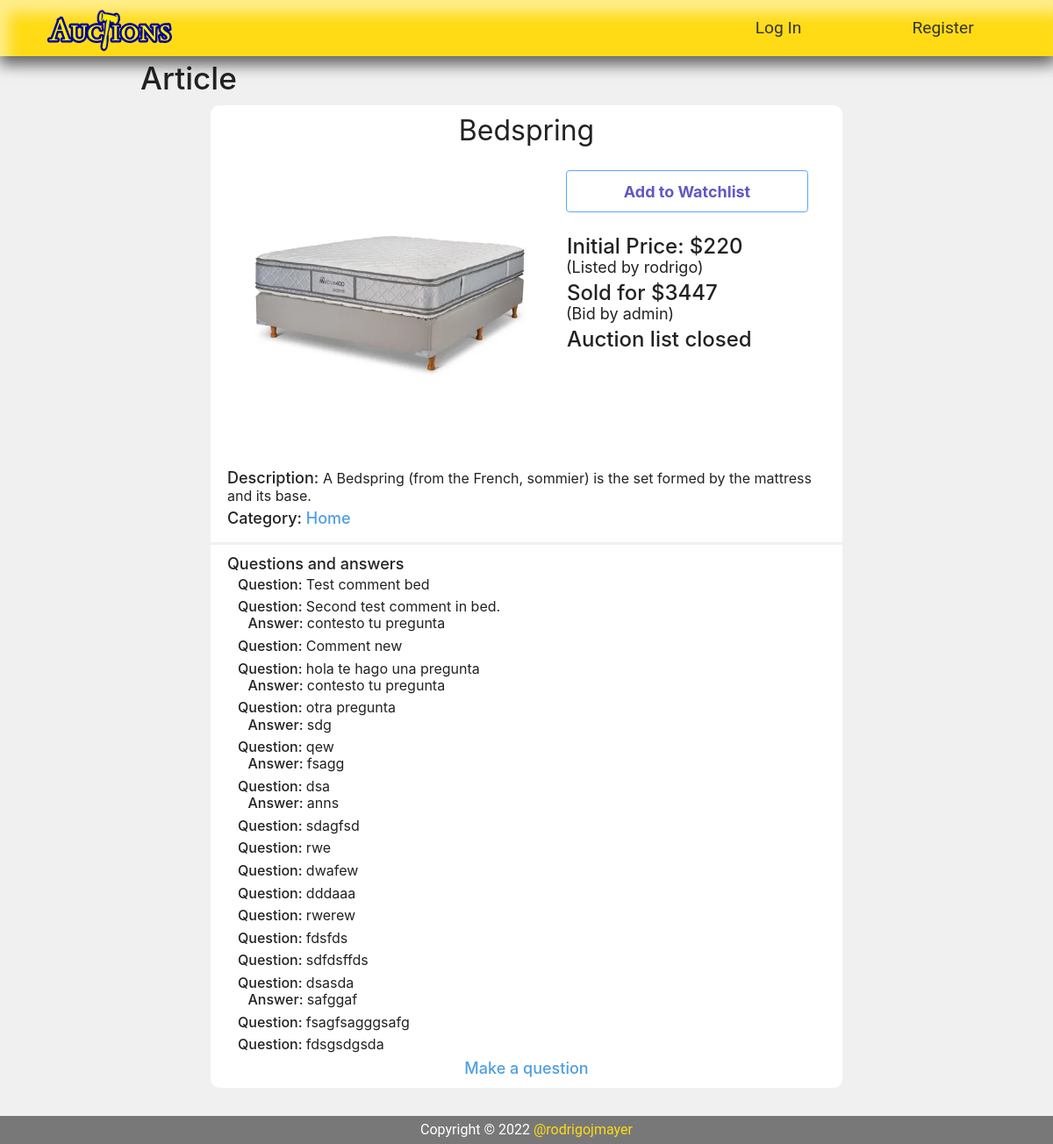
The page /listing_page/35/ on the database as committed earlier.
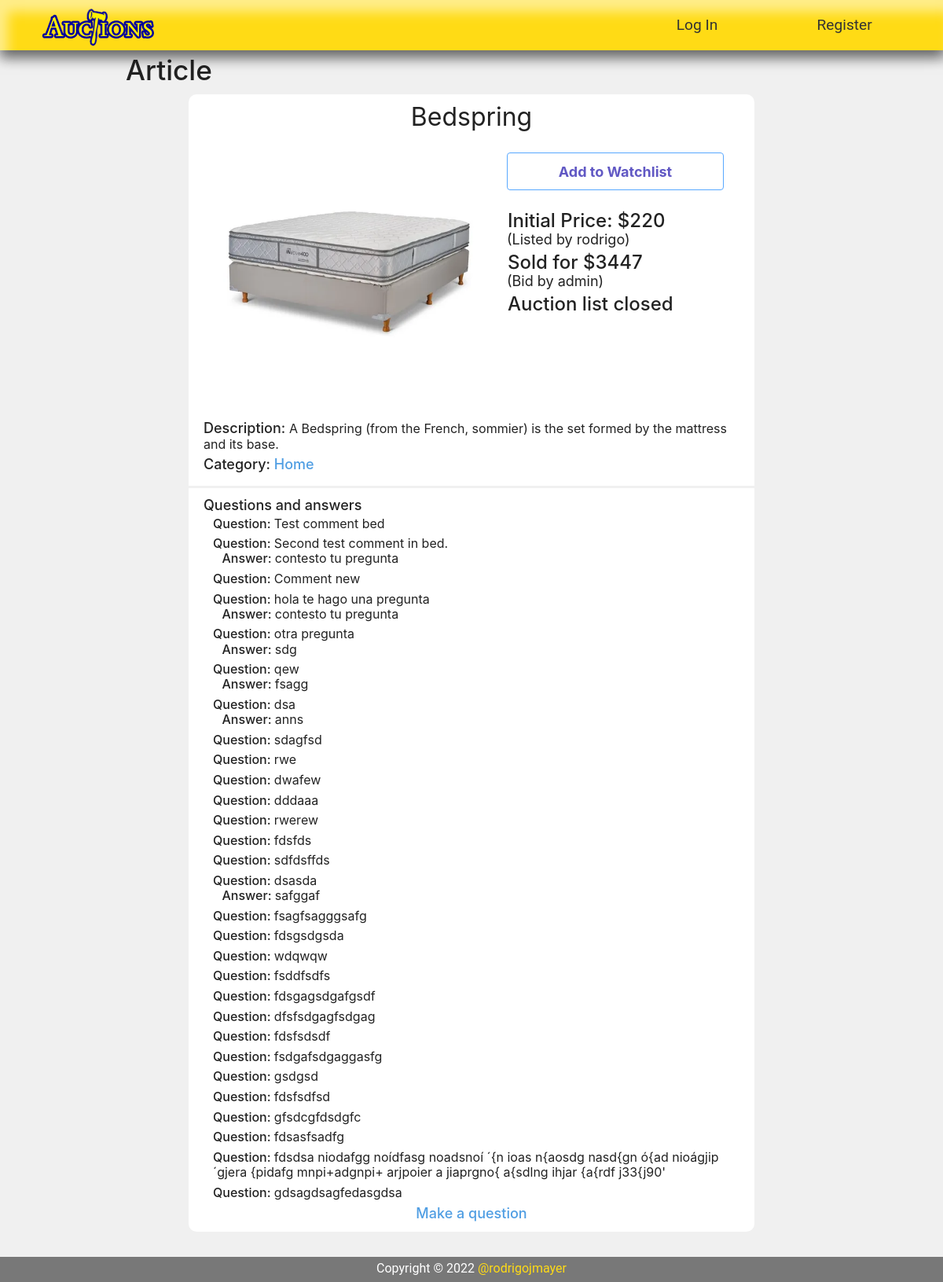
The same page on the database as committed later.
### auctions/models.py (models this page shows, shortened)
class Category(models.Model):
    category_name = models.CharField(max_length=20, blank=True)

class Comments(models.Model):
    id_auction = models.ForeignKey(AuctionListings, on_delete = models.CASCADE, related_name = "auction_comments")
    description = models.CharField(max_length = 150)
    id_user = models.ForeignKey(User, on_delete=models.CASCADE, related_name = "user_comments")
    answer = models.CharField(null=True, max_length = 150)

### auctions/views.py (the view)
# urls.py: path("listing_page/<str:auction>/", views.listing_page, name="listing_page"),
def listing_page(request, auction):
    user_logged = request.user
    auction_data = AuctionListings.objects.get(id=auction)
    actual_bid = Bids.objects.filter(id_auction=auction_data.id)
    actual_comment = Comments.objects.filter(id_auction=auction_data.id)
    comments = Comments.objects.filter(id_auction=auction_data.id)
    err_mess = ""
    if(actual_bid):
        actual_bid = Bids.objects.get(id_auction=auction_data.id)
    print("request POST:")
    print(request.POST)
    print('request POST ["_place bid"]:')
    if("_place_bid" in request.POST):
        print(request.POST["_place_bid"])
    '''print(auction_data.id)'''
    in_watchlist = WatchLists.objects.filter(id_auction=auction_data.id,id_user=user_logged.id)
    if(in_watchlist):
        in_watchlist = "in_watchlist"
    else:
        in_watchlist = "out_watchlist"
    new_bid = request.GET.get('new_bid')
    close_auction = request.GET.get('close_auction')
    new_comment = request.GET.get('new_comment')
    print("new bid:")
    print(new_bid)
    print("close auction:")
    print(close_auction)
    print("new comment:")
    print(new_comment)
    if(new_bid):
        print("hay una nueva oferta")
        print(actual_bid)
        if(actual_bid):
            print("si ya tenia una oferta anterior")
            if(int(new_bid) > actual_bid.price):
                print("nueva oferta mayor que la anterior")
                actual_bid.delete()
                add_bid = Bids(id_auction=auction_data, price=int(new_bid), id_user=user_logged)
                add_bid.save()
                actual_bid = add_bid
            else:
                print("nueva oferta no es mayor que la anterior")
                err_mess = "Your bid is lower than the previous"
        else:
            print("no tenia una oferta anterior")
            if(int(new_bid)>=auction_data.initial_price):
                print("nueva oferta mayor o igual que la inicial")
                add_bid = Bids(id_auction=auction_data, price=int(new_bid), id_user=user_logged)
                add_bid.save()
                actual_bid = add_bid
            else:
                print("nueva oferta es menor que la inicial")
                err_mess = "Your bid is lower than the starting price."
    elif(new_bid == "" and new_comment == ""):
        print("no ha ingresado ninguna oferta o comentario")
        err_mess = "You have not entered any bid or comment."
    elif(new_comment):
        add_comment = Comments(id_auction=auction_data, description=new_comment, id_user=user_logged)
        add_comment.save()
    elif(close_auction):
        print("se pidió el cierre de la auction list")
        auction_data.auction_active = 0
        auction_data.save()
    else:
        print("carga inicial de la pagina")
    return render(request, "auctions/listing_page.html", {
        "auction_data": auction_data,
        "in_watchlist": in_watchlist,
        "user_logged" : user_logged,
        "actual_bid" : actual_bid,
        "err" : err_mess,
        "comments" : comments,
    })

### auctions/templates/auctions/listing_page.html (shortened to what the changed rows need)
{% extends "auctions/layout.html" %}
{% block body %}
<div class="sub">
    <h2>Article</h2>
</div>
    <div class="main">
        <div id="listing_page_description_category">
            <div id="auction_category">
                <h5>
                    Category:
                    {% for category in auction_data.auction_category.all %}
                        <a href="../../category/{{ category.id }}" >
                            {{ category.category_name }}
                        </a>
                    {% endfor %}
                </h5>
            </div>
        </div>
        <div id="auction_comments">
            {% if comments %}
                {% for comment in comments %}
                    <div class="form-group" id="question-answer">
                        <div id="question">
                            <b>Question: </b>    {{ comment.description }}
                        </div>
                        <div id="answer">
                            {% if comment.answer %}
                                    <b>Answer: </b>   {{ comment.answer }}
                            {% endif %}
                        </div>
                    </div>
                {% endfor %}
            {% else %}
                <div class="form-group" >
                    <b> No questions</b>
                </div>
            {% endif %}
        </div>
    </div>
{% endblock %}

Rows that differ between the two databases and show on the page:
added Comments: description "wdqwqw"
added Comments: description "fsddfsdfs"
added Comments: description "fdsgagsdgafgsdf"
added Comments: description "dfsfsdgagfsdgag"
added Comments: description "fdsfsdsdf"
added Comments: description "fsdgafsdgaggasfg"
added Comments: description "gsdgsd"
added Comments: description "fdsfsdfsd"
added Comments: description "gfsdcgfdsdgfc"
added Comments: description "fdsasfsadfg"
added Comments: description "fdsdsa niodafgg noídfasg noadsnoí ´{n ioas n{aosdg nasd{gn ó{ad nioágjip´gjera {pidafg mnpi+adgnpi+ arjpoier a jiaprgno{ a{sdlng ihjar {a{rdf j33{j90'"
added Comments: description "gdsagdsagfedasgdsa"
